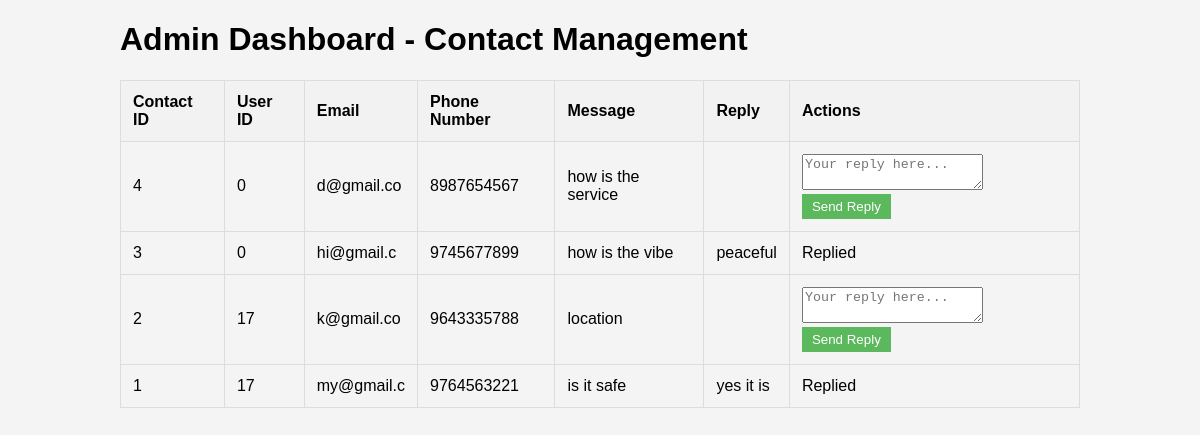
Screenshot of /admincontact.php (signed in) with the database file from the repository.
### tables this page shows
CREATE TABLE `contact` (
  `cid` int(11) NOT NULL,
  `ussrid` int(11) DEFAULT NULL,
  `name` varchar(255) DEFAULT NULL,
  `email` varchar(10) DEFAULT NULL,
  `phno` varchar(55) DEFAULT NULL,
  `message` varchar(100) DEFAULT NULL,
  `reply` text DEFAULT NULL
);

### admincontact.php (the view, shortened to what this page needs)
<?php
$servername = "localhost";
$username = "root";
$password = "";
$database = "miniproject";
$conn = new mysqli($servername, $username, $password, $database);
$sql = "SELECT cid, ussrid, email, phno, message, reply FROM contact ORDER BY cid DESC";
$result = $conn->query($sql);
?>
<!DOCTYPE html>
<html lang="en">
<head>
</head>
<body>
    <div class="container">
        <h1>Admin Dashboard - Contact Management</h1>
        <table>
            <thead>
                <tr>
                    <th>Contact ID</th>
                    <th>User ID</th>
                    <th>Email</th>
                    <th>Phone Number</th>
                    <th>Message</th>
                    <th>Reply</th>
                    <th>Actions</th>
                </tr>
            </thead>
            <tbody>
                <?php
                if ($result->num_rows > 0) {
                    while($row = $result->fetch_assoc()) {
                        echo '<tr>';
                        echo '<td>' . htmlspecialchars($row['cid']) . '</td>';
                        echo '<td>' . htmlspecialchars($row['ussrid']) . '</td>';
                        echo '<td>' . htmlspecialchars($row['email']) . '</td>';
                        echo '<td>' . htmlspecialchars($row['phno']) . '</td>';
                        echo '<td>' . htmlspecialchars($row['message']) . '</td>';
                        echo '<td>' . htmlspecialchars($row['reply']) . '</td>';
                        echo '<td>';
                        if (empty($row['reply'])) {
                            echo '<form action="" method="POST">';
                            echo '<textarea name="reply" rows="2" placeholder="Your reply here..."></textarea>';
                            echo '<button type="submit" class="btn-reply">Send Reply</button>';
                            echo '</form>';
                        } else {
                            echo 'Replied';
                        }
                        echo '</td>';
                        echo '</tr>';
                    }
                } else {
                    echo '<tr><td colspan="7">No messages found.</td></tr>';
                }
                ?>
            </tbody>
        </table>
    </div>
</body>
</html>

### admincontact.php (style rules this page uses)
body { font-family: Arial, sans-serif; background-color: #f4f4f4; margin: 0; padding: 0; }
.container { width: 80%; margin: auto; overflow: hidden; }
table { width: 100%; margin: 20px 0; border-collapse: collapse; }
table, th, td { border: 1px solid #ddd; }
th, td { padding: 12px; text-align: left; }
th { background-color: #f2f2f2; }
.btn-reply { background-color: #5cb85c; color: white; border: none; padding: 5px 10px; cursor: pointer; }

### rows the page displays
contact: cid "4", ussrid "0", email "d@gmail.co", phno "8987654567", message "how is the service"
contact: cid "3", ussrid "0", email "hi@gmail.c", phno "9745677899", message "how is the vibe", reply "peaceful", shows "Replied"
contact: cid "2", ussrid "17", email "k@gmail.co", phno "9643335788", message "location"
contact: cid "1", ussrid "17", email "my@gmail.c", phno "9764563221", message "is it safe", reply "yes it is", shows "Replied"
